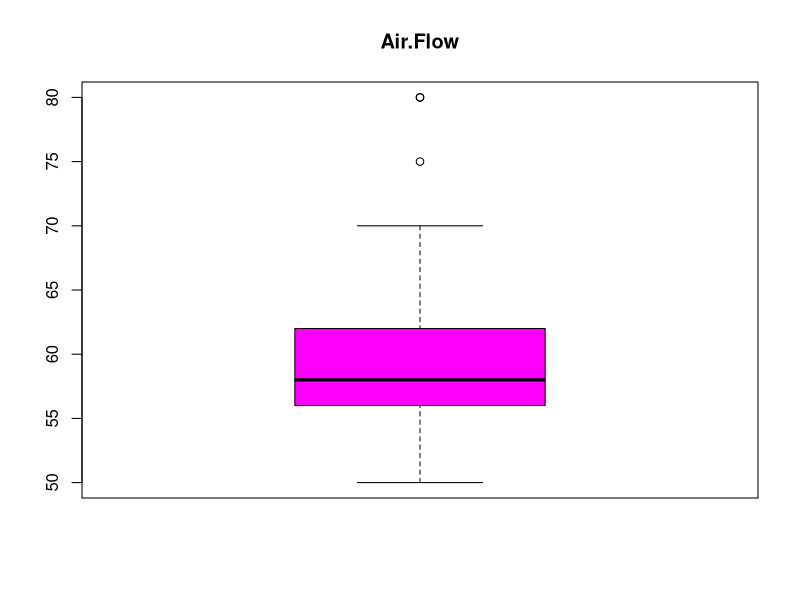
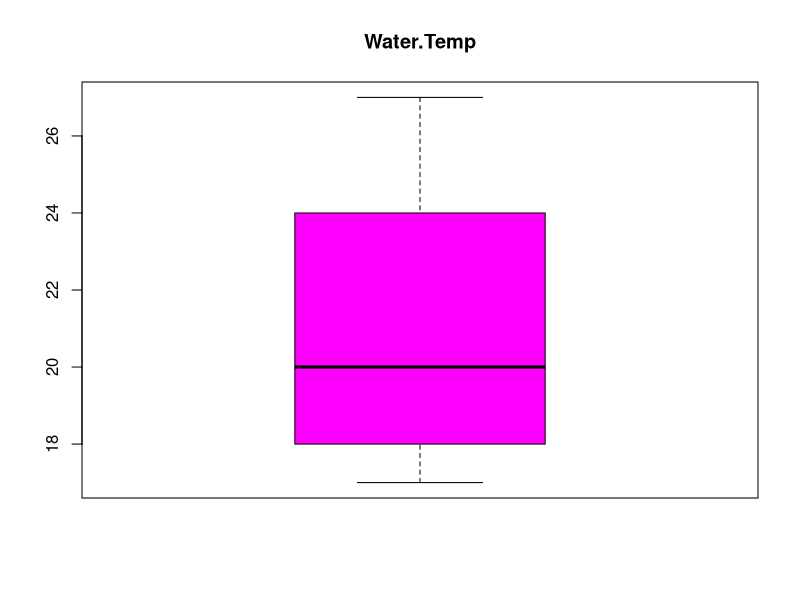
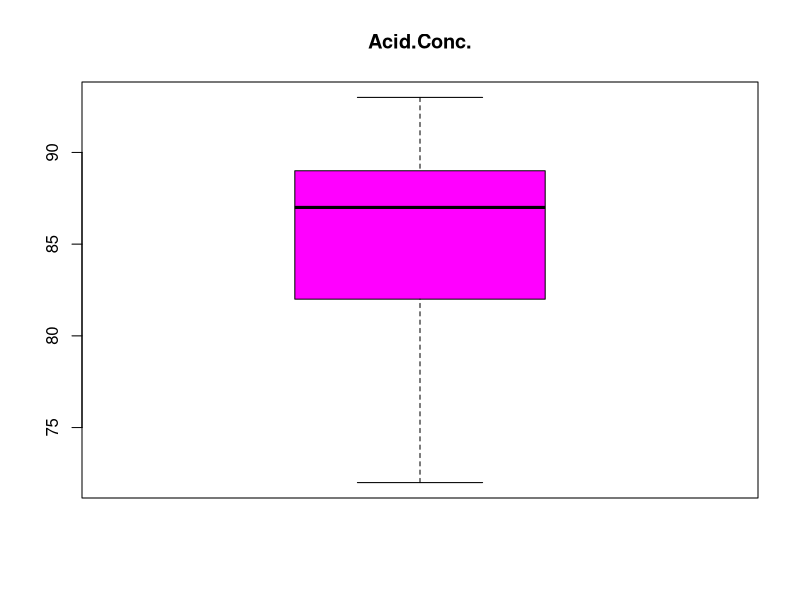
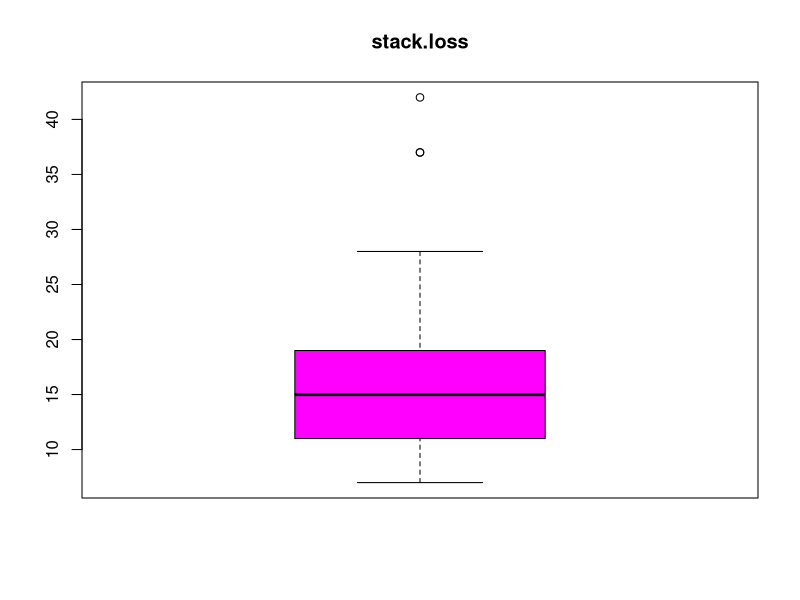
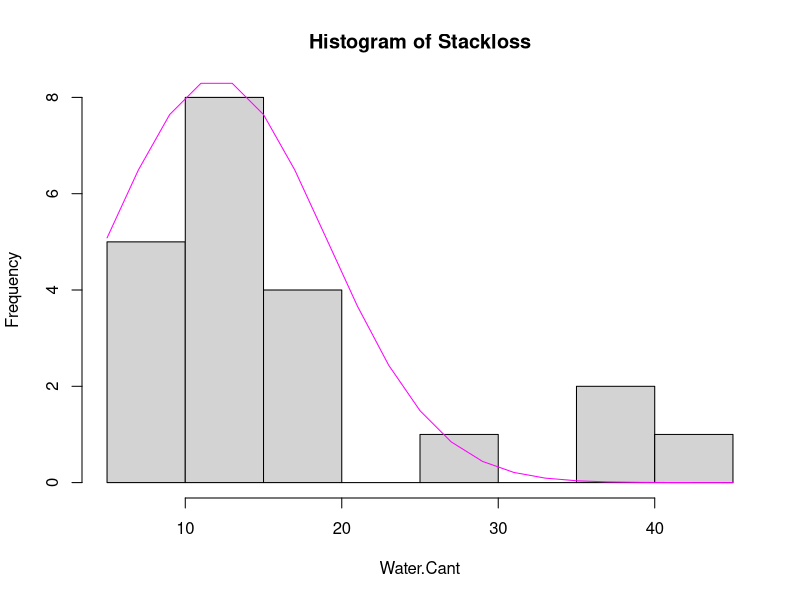
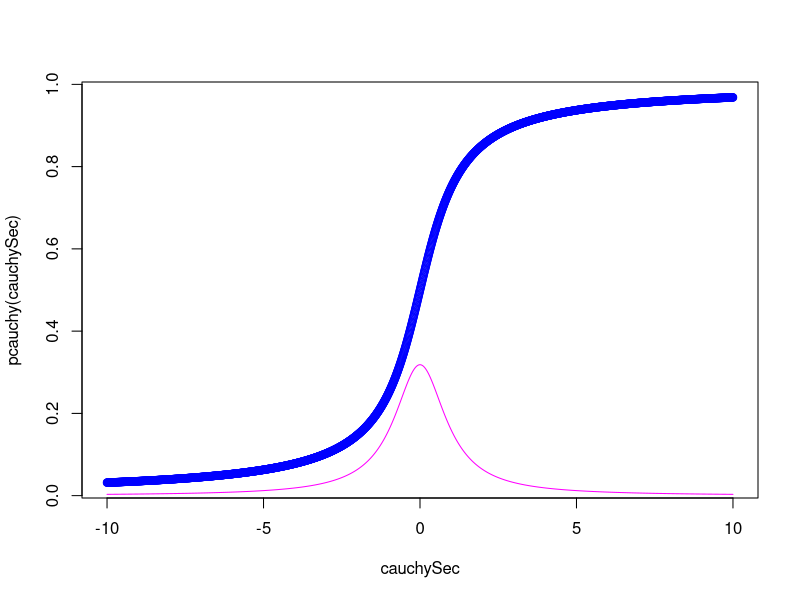

Here is the R script that generated these plots, in order:
## A
## Mean, Var, Quartile, Boxplot

meanAirFlow <- mean(stackloss$Air.Flow)
meanWaterTemp <- mean(stackloss$Water.Temp)
meanAcidConc <- mean(stackloss$Acid.Conc.)
meanStackLoss <- mean(stackloss$stack.loss)

print(paste("meanAirFlow:", meanAirFlow))
print(paste("meanWaterTemp:", meanWaterTemp))
print(paste("meanAcidConc:", meanAcidConc))
print(paste("meanStackLoss:", meanStackLoss))

varAirFlow <- var(stackloss$Air.Flow)
varWaterTemp <- var(stackloss$Water.Temp)
varAcidConc <- var(stackloss$Acid.Conc.)
varStackLoss <- var(stackloss$stack.loss)

print(paste("varAirFlow:", varAirFlow))
print(paste("varWaterTemp:", varWaterTemp))
print(paste("varAcidConc:", varAcidConc))
print(paste("varStackLoss:", varStackLoss))

quanAirFlow <- quantile(stackloss$Air.Flow)
quanWaterTemp <- quantile(stackloss$Water.Temp)
quanAcidConc <- quantile(stackloss$Acid.Conc.)
quanStackLoss <- quantile(stackloss$stack.loss)

print(quanAirFlow)
print(quanWaterTemp)
print(quanAcidConc)
print(quanStackLoss)

#par(mfrow=c(1, 1))
boxplot(stackloss$Air.Flow, col="magenta", main="Air.Flow")
boxplot(stackloss$Water.Temp, col="magenta", main="Water.Temp")
boxplot(stackloss$Acid.Conc., col="magenta", main="Acid.Conc.")
boxplot(stackloss$stack.loss, col="magenta", main="stack.loss")

cor(stackloss)
##B


##Create trainingData and testData


set.seed(100)
trainingRowIndex <- sample(1:nrow(stackloss), 0.8*nrow(stackloss))
trainingData <- stackloss[trainingRowIndex, ]
testData <- stackloss[-trainingRowIndex, ]

##Simple Regression, stack.loss ~ Air.Flow


lmMod <- lm(stack.loss ~ Air.Flow, data=trainingData)
stackLossPred <- predict(lmMod, testData)

AIC(lmMod)
BIC(lmMod)
summary(lmMod)

print(stackLossPred)

actualsPreds <- data.frame(cbind(actuals=testData$stack.loss, predicteds=stackLossPred))
correlationAccuracy <- cor(actualsPreds)
print(correlationAccuracy)
head(actualsPreds)
minMaxAccuaracy <- mean(apply(actualsPreds, 1, min) / apply(actualsPreds, 1, max))
minMaxAccuaracy
mape <- mean(abs((actualsPreds$predicteds - actualsPreds$actuals))/actualsPreds$actuals)
mape

##Multiple Regression, stack.loss ~ Air.Flow + Water.Temp + Acid.Conc.


lmModMultiple <- lm(stack.loss ~ Air.Flow + Water.Temp + Acid.Conc., data=trainingData)
stackLossPredMult <- predict(lmModMultiple, testData)

AIC(lmModMultiple)
BIC(lmModMultiple)
summary(lmModMultiple)

actualsPredsMult <- data.frame(cbind(actuals=testData$stack.loss, predicteds=stackLossPredMult))
correlationAccuracyMult <- cor(actualsPredsMult)
print(correlationAccuracyMult)
head(actualsPredsMult)
minMaxAccuaracyMult <- mean(apply(actualsPredsMult, 1, min) / apply(actualsPredsMult, 1, max))
minMaxAccuaracyMult
mapeMult <- mean(abs((actualsPredsMult$predicteds - actualsPredsMult$actuals))/actualsPredsMult$actuals)
mapeMult

##Multiple Regression, stack.loss ~ Air.Flow + Water.Cant

t <- seq(5, 45, 2)
xAdd <- 147 * dnorm(t, 12, 7)
hist(stackloss$stack.loss, main="Histogram of Stackloss", xlab="Water.Cant")
lines(t, 147 * dnorm(t, 12, 7), col="magenta")
newModelTrainingData <-data.frame(trainingData, Water.Cant=xAdd[trainingRowIndex])
newModelTestData <- data.frame(testData, Water.Cant=xAdd[-trainingRowIndex])
lmAddMultiple <- lm(stack.loss ~ Air.Flow + Water.Cant, data=newModelTrainingData)
stackLossPredNewModel <- predict(lmAddMultiple, newModelTestData)

AIC(lmAddMultiple)
BIC(lmAddMultiple)

summary(lmAddMultiple)

actualsPredNewModel <- data.frame(cbind(actuals=newModelTestData$stack.loss, predicteds=stackLossPredNewModel))
correlationNewModel <- cor(actualsPredNewModel)
print(correlationNewModel)
head(actualsPredNewModel)
minMaxAccuaracyNew <- mean(apply(actualsPredNewModel, 1, min) / apply(actualsPredNewModel, 1, max))
minMaxAccuaracyNew
mapeNew <- mean(abs((actualsPredNewModel$predicteds - actualsPredNewModel$actuals))/actualsPredNewModel$actuals)
mapeNew

##C

cauchySec <- seq(-10, 10, by=0.01)
plot(cauchySec, pcauchy(cauchySec), col="blue")
lines(cauchySec, dcauchy(cauchySec), col="magenta")
